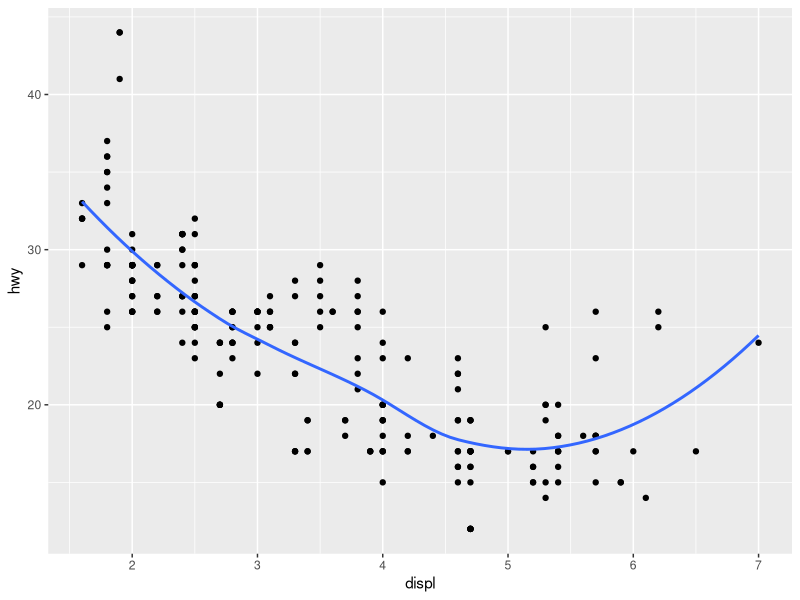
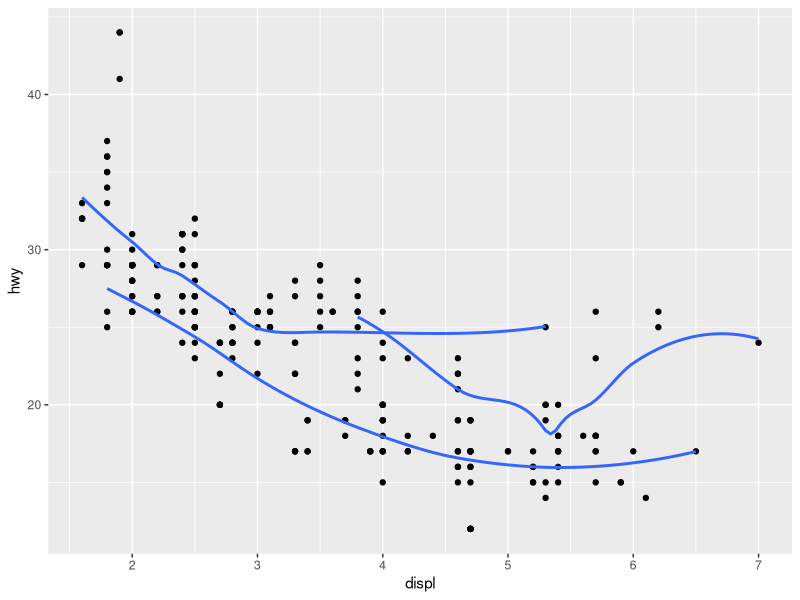
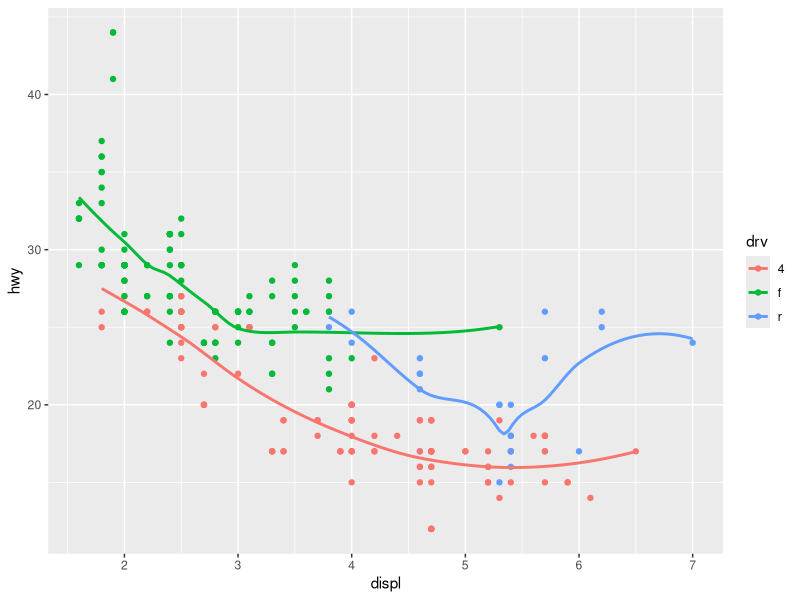
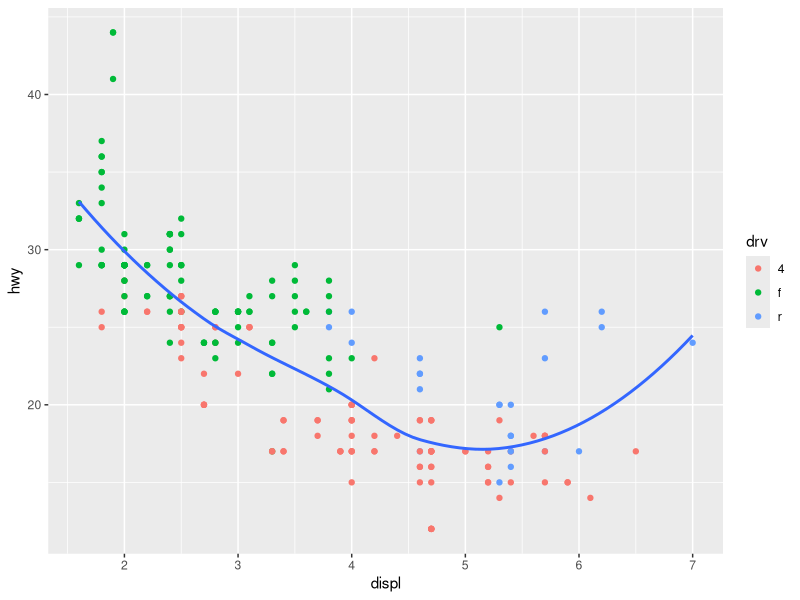
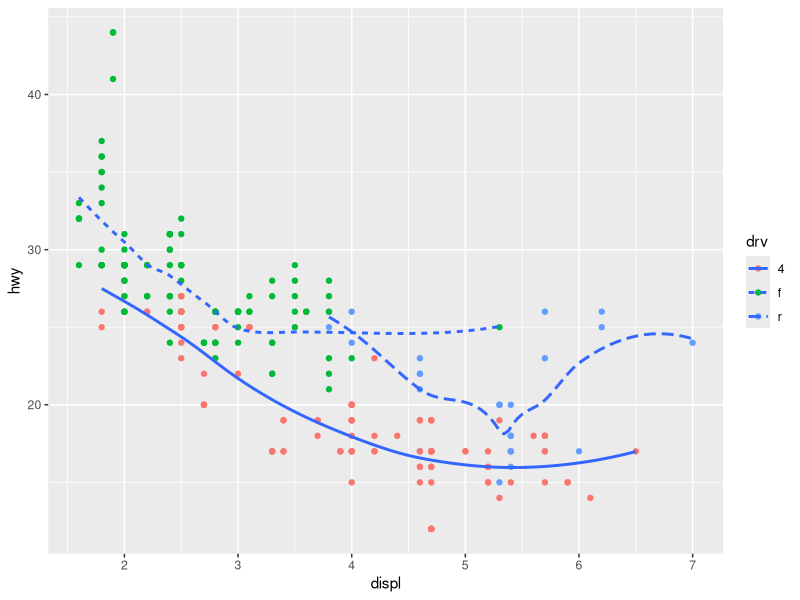
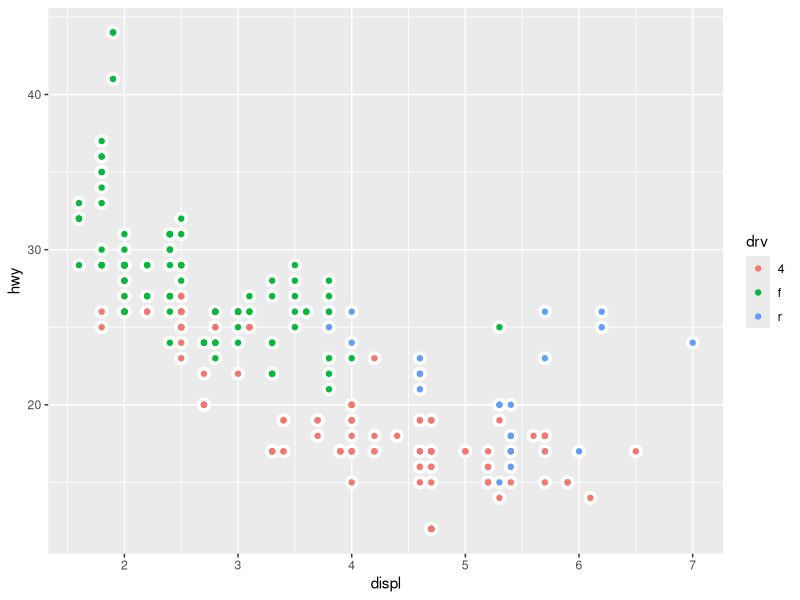

Source code (R) for these figures, in order:
## Geometric Objects
# Exercício, p.21
# 6. Escrever o código para cada gráfico.
library(tidyverse)

# Gráfico 1
ggplot2::ggplot(data = mpg, mapping = aes(x = displ, y = hwy)) +
  geom_point() +
  geom_smooth(se = FALSE)

# Gráfico 2
ggplot2::ggplot(data = mpg, mapping = aes(x = displ, y = hwy)) +
  geom_point() +
  geom_smooth(mapping = aes(group = drv), se = FALSE)

# Gráfico 3
ggplot2::ggplot(data = mpg, mapping = aes(x = displ, y = hwy, color = drv)) +
  geom_point() +
  geom_smooth(se = FALSE)

# Gráfico 4
ggplot2::ggplot(data = mpg, mapping = aes(x = displ, y = hwy)) +
  geom_point(mapping = aes(color = drv)) +
  geom_smooth(se = FALSE)

# Gráfico 5
ggplot2::ggplot(data = mpg, mapping = aes(x = displ, y = hwy, group = drv)) +
  geom_point(mapping = aes(color = drv)) +
  geom_smooth(mapping = aes(linetype = drv), se = FALSE)

# Gráfico 6
ggplot2::ggplot(data = mpg, mapping = aes(x = displ, y = hwy, color = drv)) +
  geom_point(size = 4, color = 'white') +
  geom_point()
